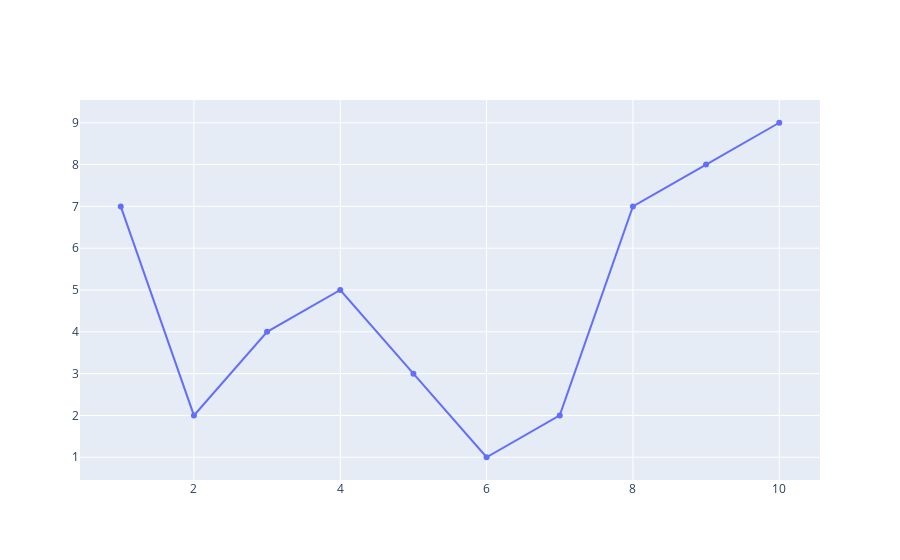

This figure's notebook cell:
### Code cell
fig.show()

### Figure 1 — Plotly figure (JSON) as saved in the notebook; plotly's stock layout.template omitted (floating-point values rounded to 4 significant figures)
{"data": [{"type": "scatter", "x": [1, 2, 3, 4, 5, 6, 7, 8, 9, 10], "y": [7, 2, 4, 5, 3, 1, 2, 7, 8, 9]}], "layout": {"autosize": true, "xaxis": {"autorange": true, "range": [0.397, 10.6], "type": "linear"}, "yaxis": {"autorange": true, "range": [0.3398, 9.66], "type": "linear"}}}
